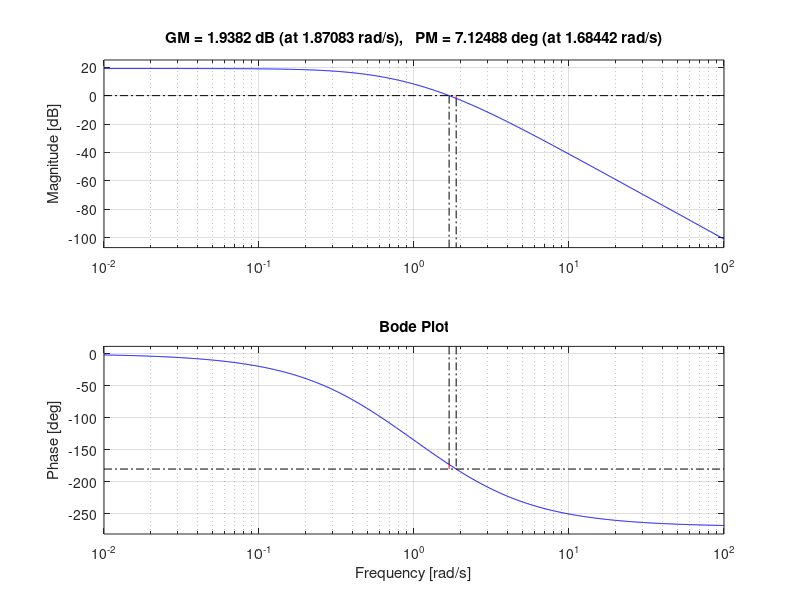
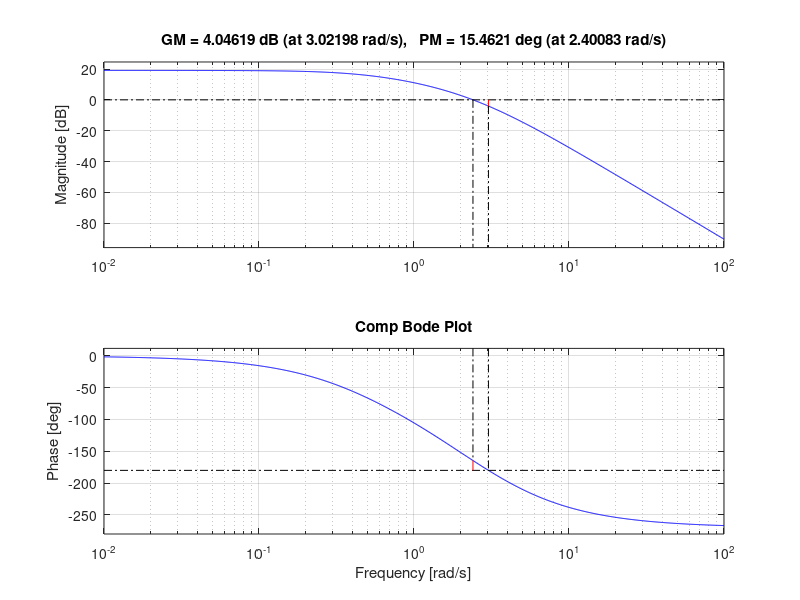
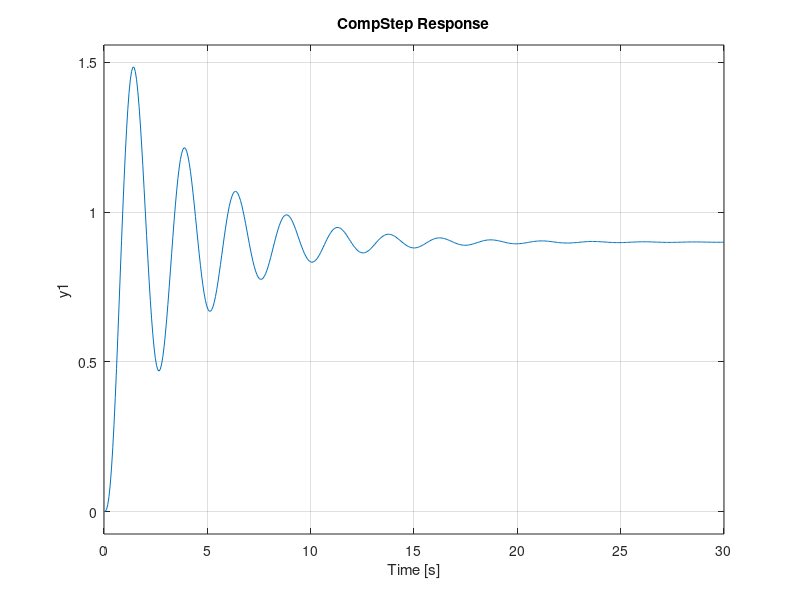

The MATLAB source for these figures, in order: (Note: this script raises an error after producing the figures.)
s = tf('s');
Kp = 9;
K = Kp;
G = K / (((s/0.5)+1)*(s+1)*((s/2)+1));

figure;
margin(G)
grid on;
title('Bode Plot')

[GM,PM,Wcg,Wcp] = margin(G)

wc = Wcp;

phi_required = 40 - PM;

alpha = (1 - sind(phi_required)) / (1 + sind(phi_required));

T = 1/(wc*sqrt(alpha));

Gc = (T*s + 1)/(alpha*T*s + 1);

sys_open = Gc*G;

figure;
margin(sys_open)
grid on;
title('Comp Bode Plot')

[GM_new,PM_new] = margin(sys_open)

G_sys = feedback(sys_open,1);

figure;
step(G_sys)
grid on;
title('CompStep Response')

sisotool(G_sys)
